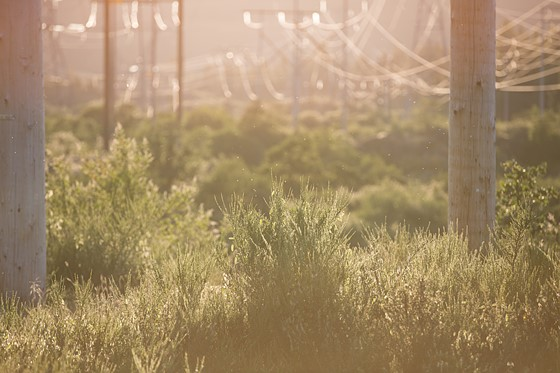
#> input picture Lab-3/color_img.jpg, 560 x 373 px
$ python Assignment-1.py
#> lines starting #> are read from the running program, lines starting #| are printed output that depends on the picture
import cv2
import numpy as np
import matplotlib.pyplot as plt
from pathlib import Path


IMG_PATH = r"color_img.jpg"


MAX_SIDE = 1000

#UTILITIES
def ensure_image(path_str):
#> called with path_str = 'color_img.jpg'
    p = Path(path_str)
    bgr = cv2.imread(str(p))
#> bgr is the input picture: shape (373, 560, 3); mean B, G, R 104.5, 139.9, 164.5
    if bgr is None:
        raise FileNotFoundError(f"Could not read image at: {p.resolve()}")
    h, w = bgr.shape[:2]
#> h = 373; w = 560
    scale = min(1.0, MAX_SIDE / max(h, w))
#> scale = 1
    if scale < 1.0:
        bgr = cv2.resize(bgr, (int(w*scale), int(h*scale)), interpolation=cv2.INTER_AREA)
    return bgr

def stats_gray(gray):
    hist = cv2.calcHist([gray], [0], None, [256], [0, 256]).ravel()
    pdf  = hist / hist.sum()
    cdf  = np.cumsum(pdf)
    return hist, pdf, cdf


def main():
    # 1) Read image
    bgr = ensure_image(IMG_PATH)
    rgb = cv2.cvtColor(bgr, cv2.COLOR_BGR2RGB)

    # PART A: RGB channel equalization (per channel)
    b, g, r = cv2.split(bgr)
    b_eq = cv2.equalizeHist(b)
    g_eq = cv2.equalizeHist(g)
    r_eq = cv2.equalizeHist(r)
    bgr_rgb_eq = cv2.merge([b_eq, g_eq, r_eq])
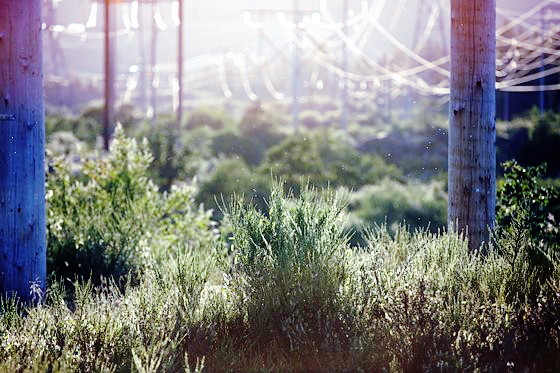
#> bgr_rgb_eq: shape (373, 560, 3); mean B, G, R 128.7, 128.7, 128.6
    rgb_rgb_eq = cv2.cvtColor(bgr_rgb_eq, cv2.COLOR_BGR2RGB)

    fig1 = plt.figure(figsize=(14, 8))
    # Input
    ax = plt.subplot(3, 3, 1); ax.imshow(rgb); ax.set_title("Input"); ax.axis("off")
    # Channels (gray)
    ax = plt.subplot(3, 3, 4); ax.imshow(r, cmap="gray", vmin=0, vmax=255); ax.set_title("Red"); ax.axis("off")
    ax = plt.subplot(3, 3, 5); ax.imshow(g, cmap="gray", vmin=0, vmax=255); ax.set_title("Green"); ax.axis("off")
    ax = plt.subplot(3, 3, 6); ax.imshow(b, cmap="gray", vmin=0, vmax=255); ax.set_title("Blue"); ax.axis("off")
    # Equalized channels (gray)
    ax = plt.subplot(3, 3, 7);  ax.imshow(r_eq, cmap="gray", vmin=0, vmax=255); ax.set_title("Red (Eq)"); ax.axis("off")
    ax = plt.subplot(3, 3, 8); ax.imshow(g_eq, cmap="gray", vmin=0, vmax=255); ax.set_title("Green (Eq)"); ax.axis("off")
    ax = plt.subplot(3, 3, 9); ax.imshow(b_eq, cmap="gray", vmin=0, vmax=255); ax.set_title("Blue (Eq)"); ax.axis("off")
    # Output
    ax = plt.subplot(3, 3, 3); ax.imshow(rgb_rgb_eq); ax.set_title("Output (RGB Eq)"); ax.axis("off")
    plt.tight_layout()
    plt.show()

    # PART B:HSV value-only equalization
    hsv = cv2.cvtColor(bgr, cv2.COLOR_BGR2HSV)
#> hsv: shape (373, 560, 3); mean H, S, V 17.2, 96.3, 164.5
    h_ch, s_ch, v_ch = cv2.split(hsv)
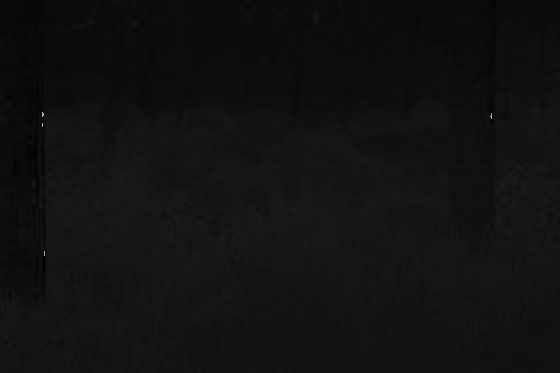
#> h_ch: shape (373, 560); min 0, max 179, mean 17.2
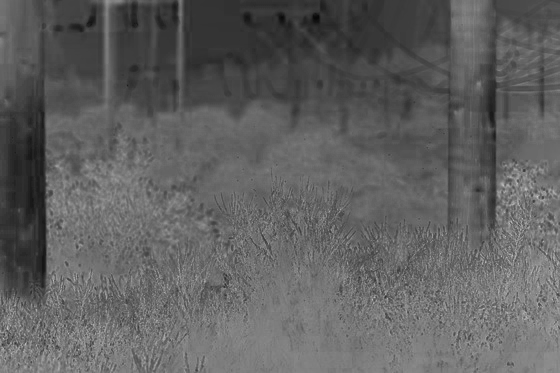
#> s_ch: shape (373, 560); min 7, max 203, mean 96.3
    v_eq = cv2.equalizeHist(v_ch)
    hsv_eq = cv2.merge([h_ch, s_ch, v_eq])
#> hsv_eq: shape (373, 560, 3); mean H, S, V 17.2, 96.3, 128.6
    bgr_hsv_eq = cv2.cvtColor(hsv_eq, cv2.COLOR_HSV2BGR)
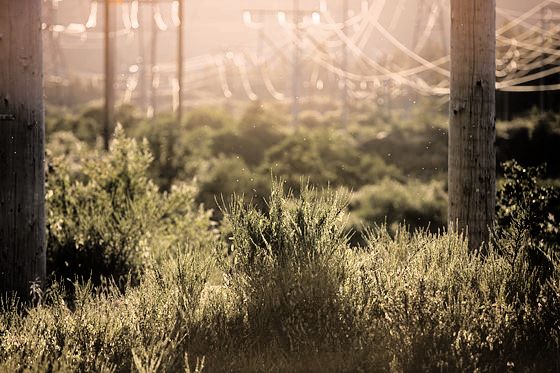
#> bgr_hsv_eq: shape (373, 560, 3); mean B, G, R 83.7, 109.5, 128.6
    rgb_hsv_eq = cv2.cvtColor(bgr_hsv_eq, cv2.COLOR_BGR2RGB)

    # Hue visualization
    hue_vis = cv2.cvtColor(
        cv2.merge([h_ch, np.full_like(s_ch, 255), np.full_like(v_ch, 255)]),
        cv2.COLOR_HSV2RGB
    )
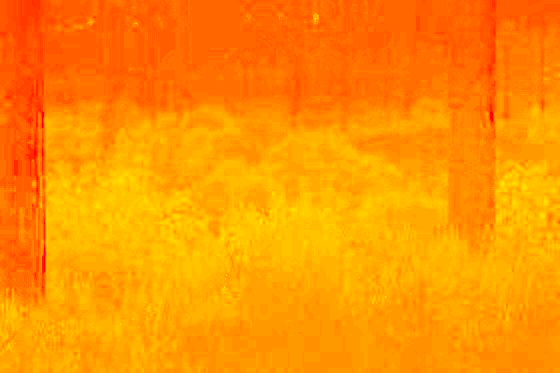
#> hue_vis: shape (373, 560, 3); mean R, G, B 255, 145.8, 0

    fig2 = plt.figure(figsize=(14, 8))
    ax = plt.subplot(2, 3, 1); ax.imshow(rgb);        ax.set_title("Input"); ax.axis("off")
    ax = plt.subplot(2, 3, 2); ax.imshow(hue_vis);    ax.set_title("Hue channel (visualized)"); ax.axis("off")
    ax = plt.subplot(2, 3, 3); ax.imshow(s_ch, cmap="gray", vmin=0, vmax=255); ax.set_title("Saturation"); ax.axis("off")
    ax = plt.subplot(2, 3, 4); ax.imshow(v_ch, cmap="gray", vmin=0, vmax=255); ax.set_title("Value"); ax.axis("off")
    ax = plt.subplot(2, 3, 5); ax.imshow(v_eq, cmap="gray", vmin=0, vmax=255); ax.set_title("Value (Eq)"); ax.axis("off")
    ax = plt.subplot(2, 3, 6); ax.imshow(rgb_hsv_eq); ax.set_title("Output (HSV V-only Eq)"); ax.axis("off")
    plt.tight_layout()
    plt.show()

    # PART C:Histograms+PDF+CDF
    gray_in      = cv2.cvtColor(bgr,         cv2.COLOR_BGR2GRAY)
    gray_rgb_eq  = cv2.cvtColor(bgr_rgb_eq,  cv2.COLOR_BGR2GRAY)
    gray_hsv_eq  = cv2.cvtColor(bgr_hsv_eq,  cv2.COLOR_BGR2GRAY)
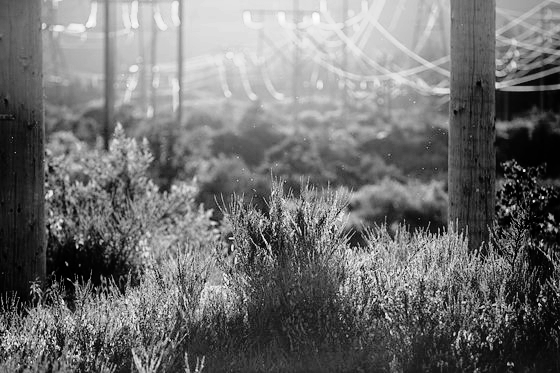
#> gray_hsv_eq: shape (373, 560); min 0, max 253, mean 112.3

    h_in,  p_in,  c_in  = stats_gray(gray_in)
#> in stats_gray, `hist = cv2.calcHist([gray], [0], None, [256], [0, 256]).ravel()`: hist = 256 values, max 3237 at index 111, min 0 at index 0, mean 815.9
#> in stats_gray, `pdf  = hist / hist.sum()`: pdf = 256 values, max 0.0155 at index 111, min 0 at index 0, mean 0.00391
#> in stats_gray, `cdf  = np.cumsum(pdf)`: cdf = 256 values from 0 to 1
#> h_in has the same summary as hist in stats_gray; p_in has the same summary as pdf in stats_gray; c_in = 256 values from 0 to 1
    h_re,  p_re,  c_re  = stats_gray(gray_rgb_eq)
#> h_re = 256 values, max 1551 at index 47, min 282 at index 0, mean 815.9; p_re = 256 values, max 0.00743 at index 47, min 0.00135 at index 0, mean 0.00391; c_re = 256 values from 0.00135 to 1
    h_he,  p_he,  c_he  = stats_gray(gray_hsv_eq)
#> h_he = 256 values, max 1799 at index 222, min 0 at index 254, mean 815.9; p_he = 256 values, max 0.00861 at index 222, min 0 at index 254, mean 0.00391; c_he = 256 values from 0.00381 to 1

    fig3 = plt.figure(figsize=(12, 10))
    ax = plt.subplot(3,1,1); ax.plot(h_in, label="Original"); ax.plot(h_re, label="RGB Eq"); ax.plot(h_he, label="HSV(V) Eq"); ax.set_title("Histogram (counts)"); ax.legend()
    ax = plt.subplot(3,1,2); ax.plot(p_in, label="Original"); ax.plot(p_re, label="RGB Eq"); ax.plot(p_he, label="HSV(V) Eq"); ax.set_title("PDF"); ax.legend()
    ax = plt.subplot(3,1,3); ax.plot(c_in, label="Original"); ax.plot(c_re, label="RGB Eq"); ax.plot(c_he, label="HSV(V) Eq"); ax.set_title("CDF"); ax.legend()
    plt.tight_layout()
    plt.show()
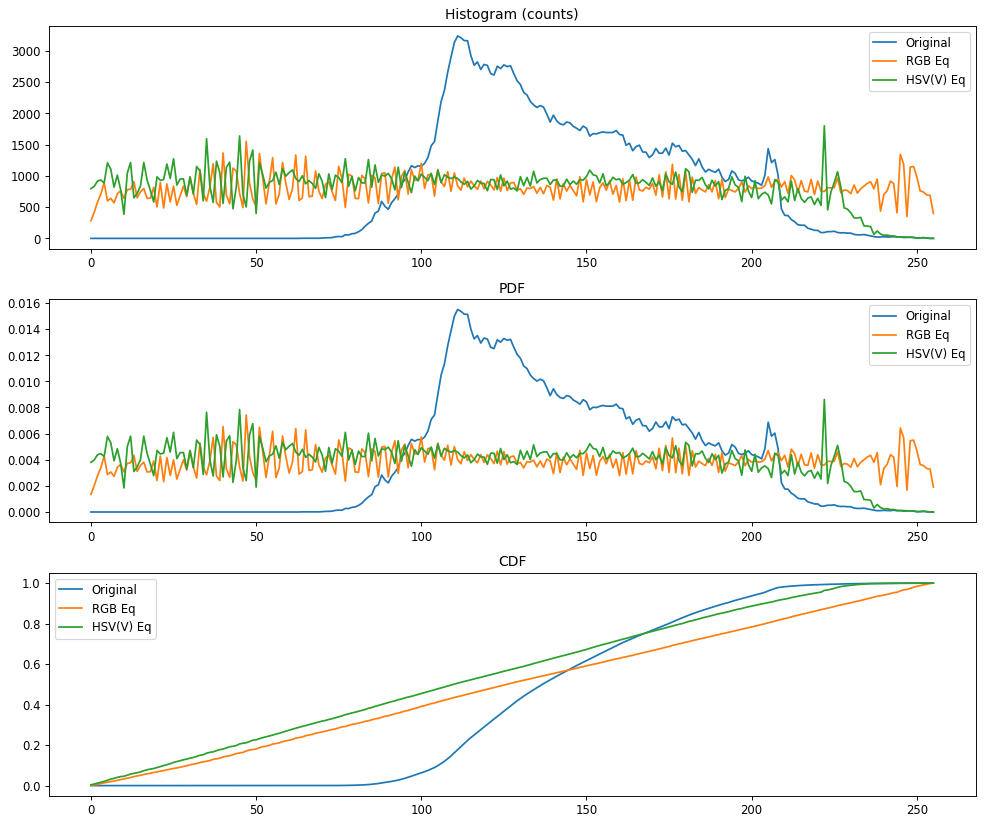
#> figure drawn by matplotlib, 3 panels; panel 1: curve peaks at x = 111, y = 3237; panel 1: curve peaks at x = 47, y = 1551; panel 1: curve peaks at x = 222, y = 1799; panel 2: curve peaks at x = 111, y = 0.0155

if __name__ == "__main__":
    main()

$ run again, with Lab-3/col.jpg copied over Lab-3/color_img.jpg
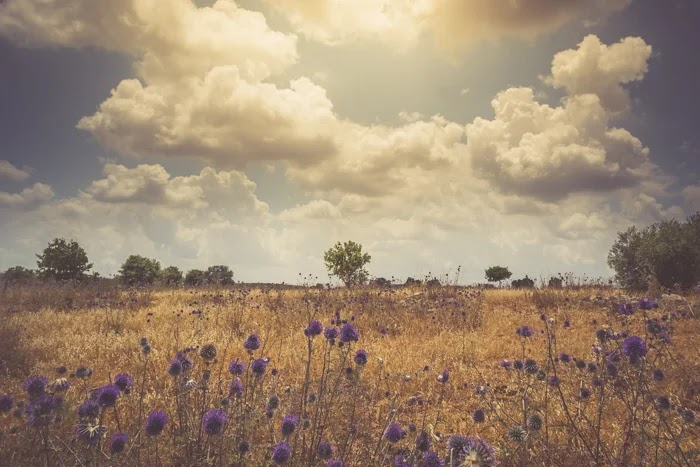
#> input picture Lab-3/col.jpg, 700 x 467 px
#> in ensure_image, bgr is the input picture: shape (467, 700, 3); mean B, G, R 114.7, 136.5, 157
#> hsv: shape (467, 700, 3); mean H, S, V 31.6, 71.3, 157.4
#> hsv_eq: shape (467, 700, 3); mean H, S, V 31.6, 71.3, 128.3
#> in main, `gray_hsv_eq  = cv2.cvtColor(bgr_hsv_eq,  cv2.COLOR_BGR2GRAY)`:
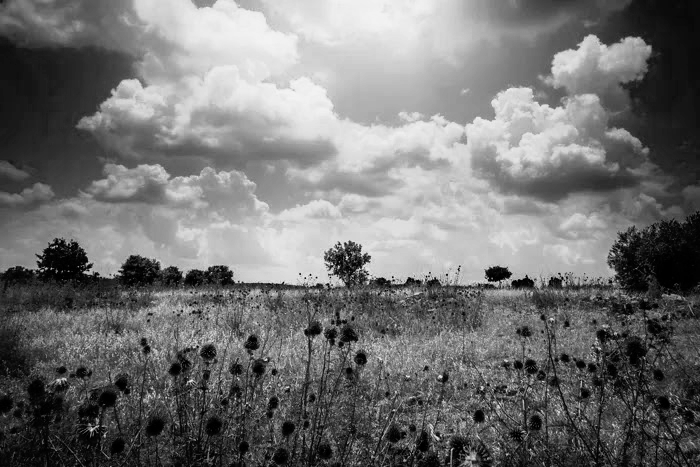
#> gray_hsv_eq: shape (467, 700); min 0, max 244, mean 114.8
#> hist = 256 values, max 3047 at index 197, min 0 at index 0, mean 1277
#> pdf = 256 values, max 0.00932 at index 197, min 0 at index 0, mean 0.00391
#> cdf = 256 values from 0 to 1
#> h_in has the same summary as hist in stats_gray; p_in has the same summary as pdf in stats_gray
#> h_re = 256 values, max 1866 at index 220, min 87 at index 0, mean 1277; p_re = 256 values, max 0.00571 at index 220, min 0.000266 at index 0, mean 0.00391; c_re = 256 values from 0.000266 to 1
#> h_he = 256 values, max 2010 at index 11, min 0 at index 245, mean 1277; p_he = 256 values, max 0.00615 at index 11, min 0 at index 245, mean 0.00391; c_he = 256 values from 0.00426 to 1
#> in main, `plt.show()`:
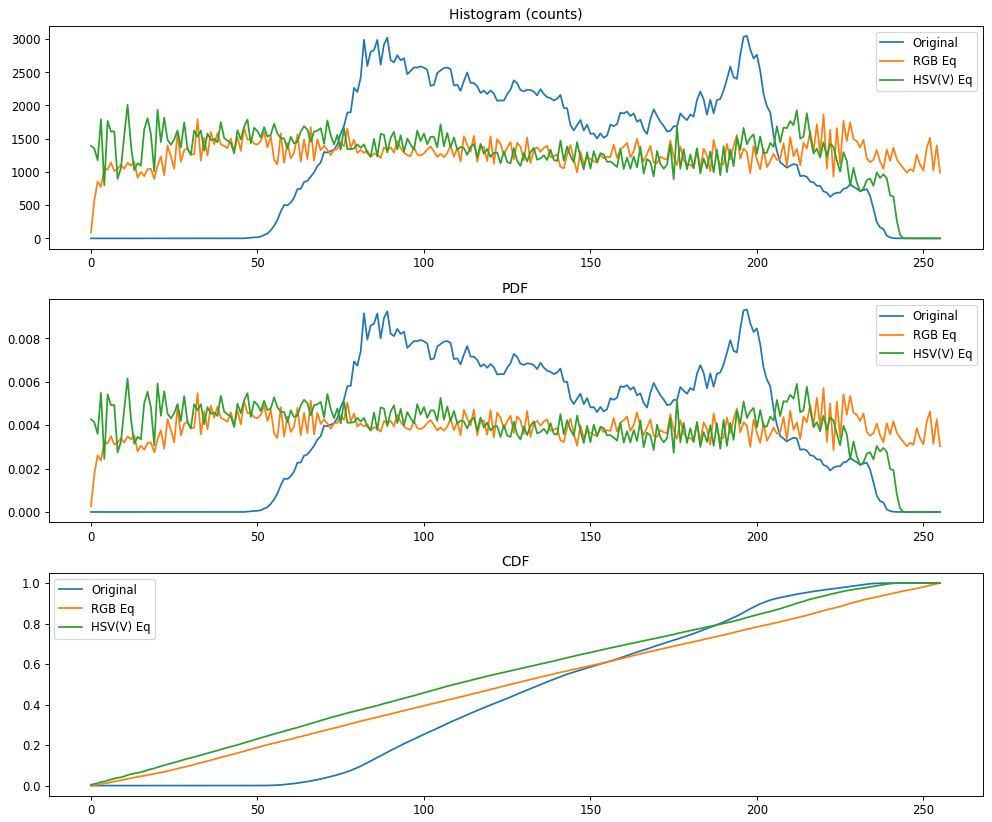
#> figure drawn by matplotlib, 3 panels; panel 1: curve peaks at x = 197, y = 3047; panel 1: curve peaks at x = 220, y = 1866; panel 1: curve peaks at x = 11, y = 2010; panel 2: curve peaks at x = 197, y = 0.00932

$ run again, with Lab-3/histogram.jpg copied over Lab-3/color_img.jpg
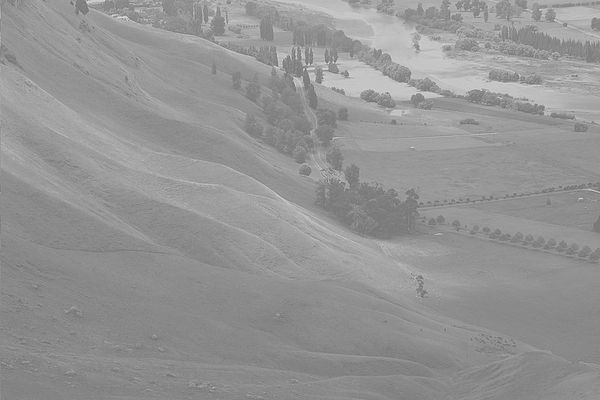
#> input picture Lab-3/histogram.jpg, 600 x 400 px
#> in ensure_image, bgr is the input picture: shape (400, 600, 3); min 105, max 228, mean 148
#> hsv: shape (400, 600, 3); mean H, S, V 0, 0, 148
#> h_ch: shape (400, 600); every value is 0
#> hsv_eq: shape (400, 600, 3); mean H, S, V 0, 0, 130.4
#> in main, `hue_vis = cv2.cvtColor( cv2.merge([h_ch, np.full_like(s_ch, 255), np.f..`:
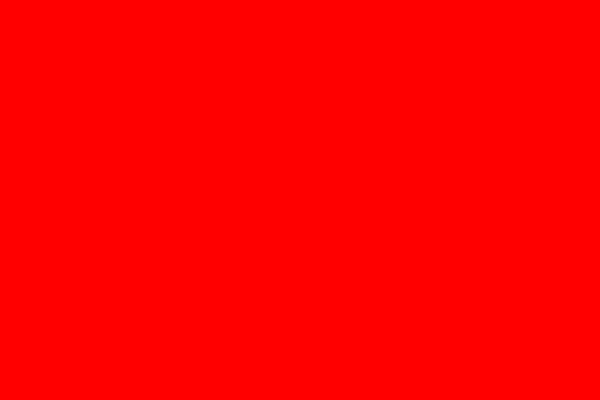
#> hue_vis: shape (400, 600, 3); mean R, G, B 255, 0, 0
#> hist = 256 values, max 9682 at index 137, min 0 at index 0, mean 937.5
#> pdf = 256 values, max 0.0403 at index 137, min 0 at index 0, mean 0.00391
#> cdf = 256 values from 0 to 1
#> h_in has the same summary as hist in stats_gray; p_in has the same summary as pdf in stats_gray
#> h_re = 256 values, max 9682 at index 64, min 0 at index 5, mean 937.5; p_re = 256 values, max 0.0403 at index 64, min 0 at index 5, mean 0.00391; c_re = 256 values from 0.00158 to 1
#> h_he has the same summary as h_re; p_he has the same summary as p_re
#> in main, `plt.show()`:
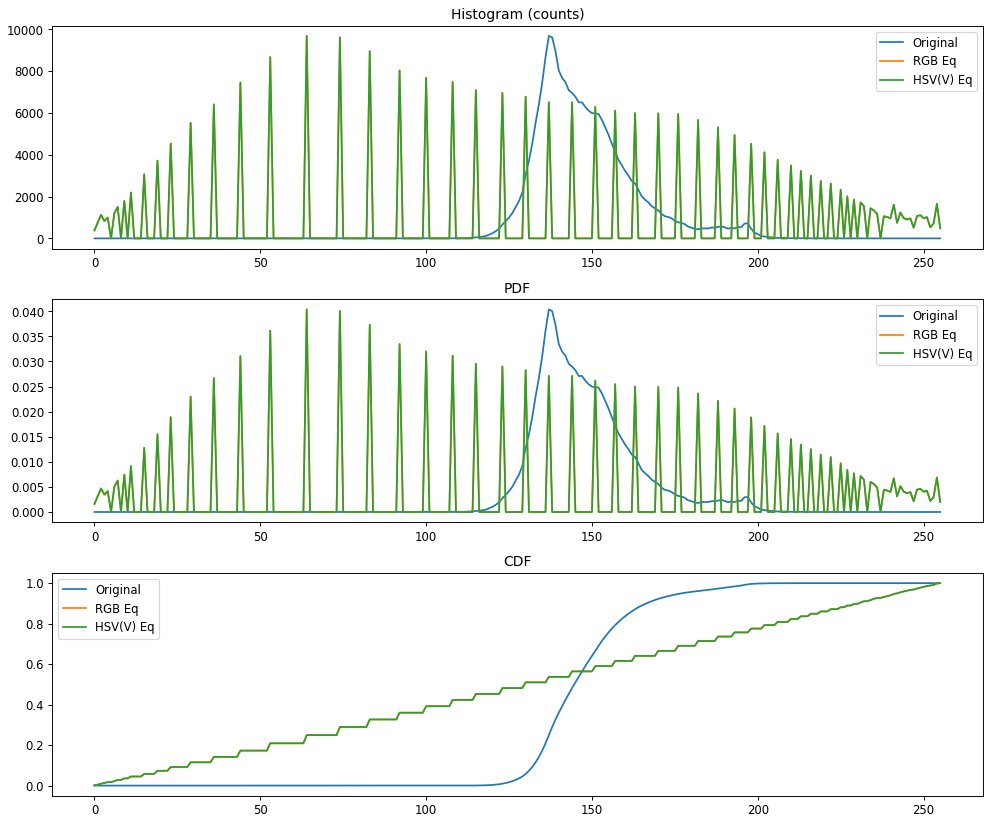
#> figure drawn by matplotlib, 3 panels; panel 1: curve peaks at x = 137, y = 9682; panel 1: curve peaks at x = 64, y = 9682; panel 1: curve peaks at x = 64, y = 9682; panel 2: curve peaks at x = 137, y = 0.0403
